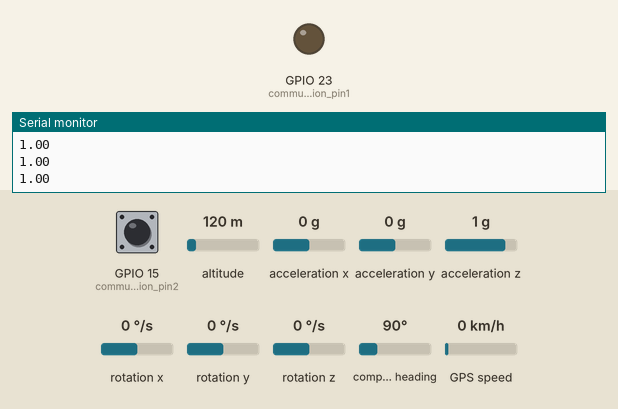
Simulated run of this sketch. Board: ESP32. On the bench: output pins drawn as LEDs (lit = HIGH), the last lines printed to the serial monitor. The inputs (shaded band) are chosen by the test bench; at power-on: acceleration x 0 g, GPIO 15 (communication_pin2) HIGH, altitude 120 m, acceleration y 0 g, acceleration z 1 g, rotation x 0 °/s, rotation y 0 °/s, rotation z 0 °/s, compass heading 90°, GPS speed 0 km/h. WiFi joins after 1.5 s; servers stay silent unless stated; uploads are accepted with an empty reply; the GPS gets a fix after 3 s at 37.7749, -122.4194 with 8 satellites.

Above: at 2.7 s.
2.8 s: acceleration x set to -0.3 g
At 3.4 s:
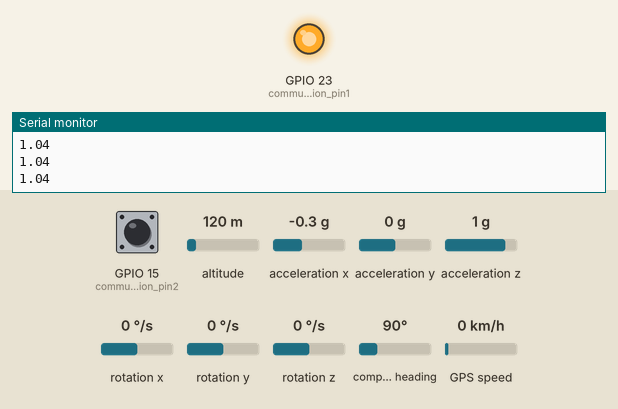
Timing chart, 0 to 24.3 s (numbered marks = the images above; inputs shaded):
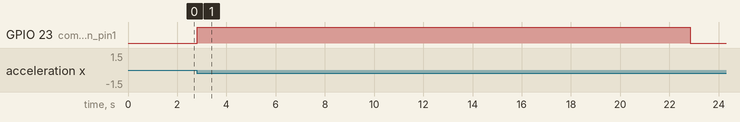

Measured:
- the behaviour switches between -0.1 and -0.2 g on acceleration x (found by bisection; images 0 and 1)
- after the input at 2.8 s, GPIO 23 (communication_pin1): LOW → HIGH at once, → LOW 20.0 s later

The sketch:

Accident_Detection_Updated.ino
```cpp
#include <TinyGPSPlus.h>
#include <SoftwareSerial.h>
#include <HTTPClient.h>
#include <Wire.h>
#include "MPU9250.h"
#if defined(ESP32)
#include <WiFi.h>
#endif
float gps_latitude = 0;
float gps_longitude = 0;
float gps_speed = 0;
float gps_altitude = 0;
unsigned long getDataPrevMillis = 0;
static const int RXPin = 4, TXPin = 0;
static const uint32_t GPSBaud = 9600;
//String lat_str, lng_str;
TinyGPSPlus gps;
SoftwareSerial gpsSerial(RXPin, TXPin);

/* 1. Define the WiFi credentials */
#define WIFI_SSID "Galaxy M21A1AA"
#define WIFI_PASSWORD "uchd4839"
#define SERVER_URL "http://192.168.219.184:3000/alert/"

MPU9250 mpu;

float YAW_new;
float PITCH_new;
float ROLL_new;

float YAW_previous;
float PITCH_previous;
float ROLL_previous;

float YAW_difference;
float PITCH_difference;
float ROLL_difference;

float ALA;
float ACCX;
float ACCY;
float ACCZ;

float max_difference = 10.0;
float ALA_THRESH = 2;
float PITCH_THRESH = 45;
float ROLL_THRESH = 45;

int tracking = 1;
int accident_happened = 0;
int accident_happened0 = 0;
int accident_detected = 0;

unsigned long startTime;
unsigned long endTime;
const int communication_pin1 = 23;
const int communication_pin2 = 15;

void mpu_core( void *pvParameters );
void gps_core( void *pvParameters );

// the setup function runs once when you press reset or power the board
void setup() {
  Serial.begin(115200);
  Wire.begin();

  WiFi.begin(WIFI_SSID, WIFI_PASSWORD);
  Serial.print("Connecting to Wi-Fi");
  while (WiFi.status() != WL_CONNECTED)
  {
    Serial.print(".");
    delay(300);
  }
  Serial.println();
  Serial.print("Connected with IP: ");
  Serial.println(WiFi.localIP());
  Serial.println();


  pinMode(communication_pin1, OUTPUT);
  digitalWrite(communication_pin1, LOW);
//  delay(2000);

  if (!mpu.setup(0x68)) {  // change to your own address
    while (1) {
      Serial.println("MPU connection failed. Please check your connection with `connection_check` example.");
      delay(5000);
    }
  }

  // calibrate anytime you want to

  mpu.verbose(true);
//  delay(5000);
  mpu.calibrateAccelGyro();
//  delay(5000);
  mpu.calibrateMag();
  mpu.verbose(false);

  pinMode(communication_pin2, INPUT);

  gpsSerial.begin(GPSBaud);
  Serial.println(TinyGPSPlus::libraryVersion());

  xTaskCreatePinnedToCore(
    mpu_core
    ,  "mpu_core"   // A name just for humans
    ,  20000  // This stack size can be checked & adjusted by reading the Stack Highwater
    ,  NULL
    ,  2  //
    ,  NULL
    ,  0);

  xTaskCreatePinnedToCore(
    gps_core
    ,  "gps_core"
    ,  85000  // Stack size
    ,  NULL
    ,  1  // Priority
    ,  NULL
    ,  1);

  // Now the task scheduler, which takes over control of scheduling individual tasks, is automatically started.
}

void loop()
{
  // Empty. Things are done in Tasks.
}

/*--------------------------------------------------*/
/*---------------------- Tasks ---------------------*/
/*--------------------------------------------------*/

void mpu_core(void *pvParameters)  // This is a task.
{
  (void) pvParameters;
  Serial.print("Setup: mpu9250Executing on core ");
  Serial.println(xPortGetCoreID());
  int count = 0;


  // initialize digital LED_BUILTIN on pin 13 as an output.


  for (;;) // A Task shall never return or exit.
  {
    if (mpu.update()) {
      static uint32_t prev_ms = millis();
      if (millis() > prev_ms + 25) {

        YAW_new = mpu.getYaw();
        PITCH_new = mpu.getPitch();
        ROLL_new = mpu.getRoll();
        YAW_difference = abs(YAW_new - YAW_previous);
        PITCH_difference = abs(PITCH_new - PITCH_previous);
        ROLL_difference = abs(ROLL_new - ROLL_previous);
        ACCX = mpu.getAccX();
        ACCY = mpu.getAccY();
        ACCZ = mpu.getAccZ();
//        Serial.println("MPU9250 Data:");
//        Serial.print("Yaw: "); Serial.println(YAW_new);
//        Serial.print("Pitch: "); Serial.println(PITCH_new);
//        Serial.print("Roll: "); Serial.println(ROLL_new);


        ALA = sqrt(sq(ACCX) + sq(ACCY) + sq(ACCZ));
        Serial.println(ALA);
        //Serial.println(ROTATION_FILTERED);
        if (ALA > ALA_THRESH || PITCH_difference > max_difference || ROLL_difference > max_difference || abs(PITCH_new) > PITCH_THRESH || abs(ROLL_new) > ROLL_THRESH || ALA < 0.1 || YAW_difference > 45 ) {
          if (count != 0) {
            digitalWrite(communication_pin1, HIGH);
            accident_happened0 = 1;
            startTime =  millis();
            Serial.println("ACCIDENT");
            if ((millis() - getDataPrevMillis > 1500000 || getDataPrevMillis == 0)) {
              getDataPrevMillis = millis();
              HTTPClient http;
              http.begin(SERVER_URL);
              http.addHeader("Content-Type", "application/json");

              String dataToSend = "{\"lat\":" + String(gps.location.lat(), 7) +",\"long\":" + String(gps.location.lng(), 7) +",\"mobile\":\"1234567890\"}";

              int httpCode = http.POST(dataToSend);

              if (httpCode > 0) {
                String response = http.getString();
                Serial.println("HTTP Response: " + response);
              } else {
                Serial.println("HTTP POST failed with error: " + http.errorToString(httpCode));
              }

              http.end();
            }
          }
          else {
            count = 1;
          }
        }

        else {

          if (accident_happened0 == 1) {
            endTime = millis();

            if (endTime - startTime > 20000) {
              digitalWrite(communication_pin1, LOW);
              accident_happened0 = 0;
              delay(10);
            }

          }

        }
        YAW_previous = YAW_new;
        PITCH_previous = PITCH_new;
        ROLL_previous = ROLL_new;

        prev_ms = millis();
      }
    }// one tick delay (15ms) in between reads for stability
  }
}

void gps_core(void *pvParameters)  // This is a task.
{
  (void) pvParameters;

  Serial.print("Setup: gps and firebase Executing on core ");
  Serial.println(xPortGetCoreID());


  for (;;)
  { smartdelay_gps(1000);

      if (gps.location.isValid()) {
        Serial.print(F("- latitude: "));
        Serial.println(gps.location.lat());

        Serial.print(F("- longitude: "));
        Serial.println(gps.location.lng());

        Serial.print(F("- altitude: "));
        if (gps.altitude.isValid())
          Serial.println(gps.altitude.meters());
        else
          Serial.println(F("INVALID"));
      } else {
        Serial.println(F("- location: INVALID"));
      }

      Serial.print(F("- speed: "));
      if (gps.speed.isValid()) {
        Serial.print(gps.speed.kmph());
        Serial.println(F(" km/h"));
      } else {
        Serial.println(F("INVALID"));
      }

      Serial.print(F("- GPS date&time: "));
      if (gps.date.isValid() && gps.time.isValid()) {
        Serial.print(gps.date.year());
        Serial.print(F("-"));
        Serial.print(gps.date.month());
        Serial.print(F("-"));
        Serial.print(gps.date.day());
        Serial.print(F(" "));
        Serial.print(gps.time.hour());
        Serial.print(F(":"));
        Serial.print(gps.time.minute());
        Serial.print(F(":"));
        Serial.println(gps.time.second());
      } else {
        Serial.println(F("INVALID"));
      }

      Serial.println();


  if (millis() > 5000 && gps.charsProcessed() < 10)
    Serial.println(F("No GPS data received: check wiring"));


    if (digitalRead(communication_pin2) == LOW) {
      accident_detected = 0;

      delay(500);
    }


  }
}


static void smartdelay_gps(unsigned long ms)
{
  unsigned long start = millis();
  do
  {
    while (gpsSerial.available())
      gps.encode(gpsSerial.read());
  } while (millis() - start < ms);
}
```
